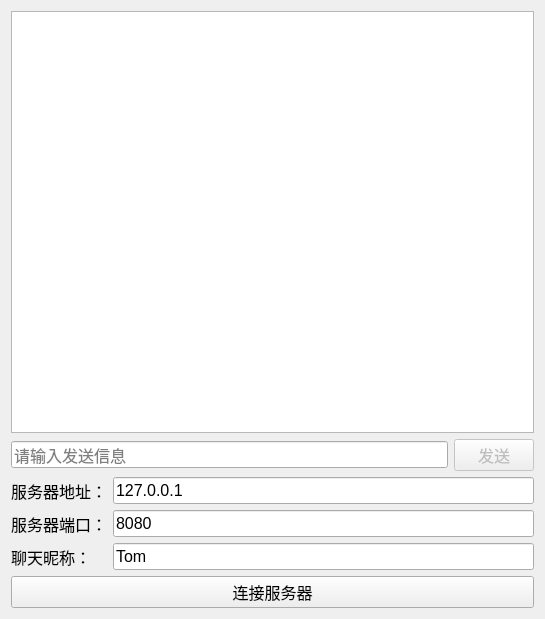
<?xml version="1.0" encoding="UTF-8"?>
<ui version="4.0">
 <class>MyWidget</class>
 <widget class="QWidget" name="MyWidget">
  <property name="geometry">
   <rect>
    <x>0</x>
    <y>0</y>
    <width>545</width>
    <height>619</height>
   </rect>
  </property>
  <property name="font">
   <font>
    <pointsize>12</pointsize>
   </font>
  </property>
  <property name="windowTitle">
   <string>MyWidget</string>
  </property>
  <layout class="QVBoxLayout" name="verticalLayout">
   <item>
    <widget class="QListWidget" name="listWidget"/>
   </item>
   <item>
    <layout class="QHBoxLayout" name="horizontalLayout">
     <item>
      <widget class="QLineEdit" name="messageEdit">
       <property name="placeholderText">
        <string>请输入发送信息</string>
       </property>
      </widget>
     </item>
     <item>
      <widget class="QPushButton" name="sendButton">
       <property name="enabled">
        <bool>false</bool>
       </property>
       <property name="text">
        <string>发送</string>
       </property>
      </widget>
     </item>
    </layout>
   </item>
   <item>
    <layout class="QFormLayout" name="formLayout">
     <item row="0" column="0">
      <widget class="QLabel" name="label">
       <property name="text">
        <string>服务器地址：</string>
       </property>
      </widget>
     </item>
     <item row="0" column="1">
      <widget class="QLineEdit" name="serverIpEdit">
       <property name="text">
        <string>127.0.0.1</string>
       </property>
      </widget>
     </item>
     <item row="1" column="0">
      <widget class="QLabel" name="label_2">
       <property name="text">
        <string>服务器端口：</string>
       </property>
      </widget>
     </item>
     <item row="1" column="1">
      <widget class="QLineEdit" name="serverPortEdit">
       <property name="text">
        <string>8080</string>
       </property>
      </widget>
     </item>
     <item row="2" column="0">
      <widget class="QLabel" name="label_3">
       <property name="text">
        <string>聊天昵称：</string>
       </property>
      </widget>
     </item>
     <item row="2" column="1">
      <widget class="QLineEdit" name="userNameEdit">
       <property name="text">
        <string>Tom</string>
       </property>
      </widget>
     </item>
    </layout>
   </item>
   <item>
    <widget class="QPushButton" name="connectButton">
     <property name="text">
      <string>连接服务器</string>
     </property>
    </widget>
   </item>
  </layout>
 </widget>
 <resources/>
 <connections/>
</ui>
